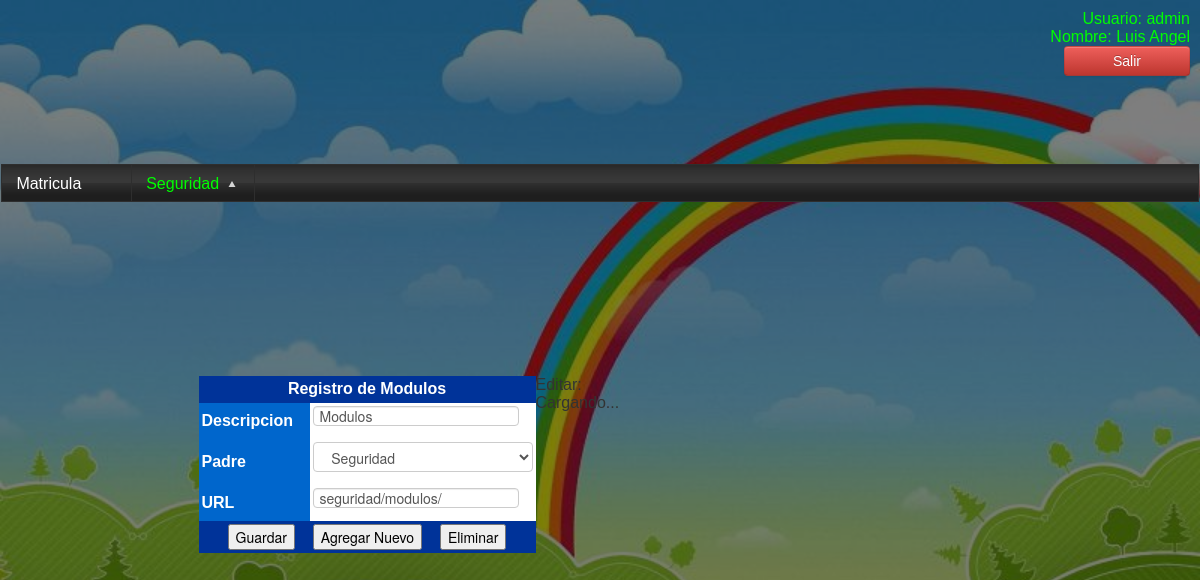
The app's page /modulos/seguridad/modulos/index.php?id=4 (signed in) with its own data.
### tables this page shows
CREATE TABLE `modulo` (
  `idmodulo` int(6) NOT NULL AUTO_INCREMENT,
  `descripcion` varchar(50) DEFAULT NULL,
  `idpadre` int(6) DEFAULT NULL,
  `url` varchar(50) DEFAULT NULL,
  PRIMARY KEY (`idmodulo`)
);

### modulos/seguridad/modulos/index.php (the view, shortened to what this page needs)
<?php
       require("../../../cabecera.php");
 if(isset($_GET['id']))
	    {
		  $sql="Select * from modulo Where idmodulo='".$_GET['id']."'";
		  $r=mysql_query($sql);
			if($f=mysql_fetch_array($r))
			  {
                                $descripcion=$f['descripcion'];
				$idpadre=$f['idpadre'];
				$url=$f['url'];
			  }
			 else{ mensajeJS("Modulo no encontrado","index.php");}
		}
		else
		{
				$idmodulo="";
                                $descripcion="";
				$idpadre="";
				$url="";
		}
?>
<table  border="0" align="center" cellpadding="0" cellspacing="0">
  <tr>
    <td  valign="top">
    <form id="formulario" name="formulario" method="post" action="grabar_actualizar.php">
      <table width="337" bgcolor="#f0f0f0" border="0" align="center" cellpadding="3" cellspacing="3">
        <tr>
          <td height="27" colspan="2" align="center" bgcolor="#003399"><strong>Registro de Modulos</strong></td>
        </tr>
        <tr>
            <td width="114" bgcolor="#0066CC"><strong>Descripcion</strong></td>
          <td bgcolor="#FFFFFF">
            <input name="descripcion" type="text" id="descripcion" size="30" value="<?php echo $descripcion;?>" maxlength="10" /></td>
        </tr>
        <tr>
          <td bgcolor="#0066CC"><strong>Padre</strong></td>
          <td bgcolor="#FFFFFF">
 <?php
	echo "<select name='idpadre' id='idpadre'> ";
	function crearArbol($tabla,$id_field,$show_data,$link_field ,$parent,$prefix,$condicional,$idmodulo){
		$sql='select * from '.$tabla.' where '.$link_field.'='.$parent." $condicional";
		$rs=mysql_query($sql);
		 if($rs)
                     {
		       while($arr=mysql_fetch_array($rs))
                            {
			      if($idmodulo==$arr[$id_field])
				{
                                    echo("<option value='".$arr[$id_field]."' selected='selected'>".$prefix.$arr[$show_data]."  </option>");
				}
			      else
				{
				    echo("<option value='".$arr[$id_field]."'>".$prefix.$arr[$show_data]." </option> ");
				}
			      crearArbol($tabla,$id_field,$show_data,$link_field,$arr[$id_field],$prefix.$prefix,$condicional,$idmodulo);
			    }
		      }
			}
       echo crearArbol('modulo','idmodulo','descripcion','idpadre',0,'&nbsp;&nbsp;',' order by descripcion',$idpadre);
       echo "</select>";
?>
          </td>
        </tr>
        <tr>
          <td bgcolor="#0066CC"><strong>URL</strong></td>
          <td bgcolor="#FFFFFF"><input name="url" type="text" id="url" size="30" value="<?php echo $url;?>" maxlength="100" />
          </td>
        </tr>
        <tr>
          <td colspan="2" align="center" bgcolor="#003399">
            <input type="button" name="enviar" id="enviar" value="Guardar" />&nbsp;&nbsp;&nbsp;
            <?php
				if(isset($_GET['id']))
				  {
					  echo "<input type='button' name='nuevo' id='nuevo' value='Agregar Nuevo'>&nbsp;&nbsp;&nbsp;&nbsp;";
					  echo "<input type='button' name='eliminar' id='eliminar' value='Eliminar'>";
				  }
	        ?>
            </td>
        </tr>
      </table>
    </form>
    </td>
    <td width="466" valign="top">
     Editar:
     <div id="grid">
     </div>
    </td>
  </tr>
</table>
<?php
require("../../../pie.php");
 mysql_close(); ?>

### cabecera.php (shortened to what this page needs)
<link href="<?php echo $_SESSION['urlbase']; ?>librerias/kendo/styles/kendo.common.min.css" rel="stylesheet" />
<link href="<?php echo $_SESSION['urlbase']; ?>librerias/kendo/styles/kendo.black.min.css" rel="stylesheet" />
<link href="<?php echo $_SESSION['urlbase']; ?>css/bootstrap.min.css" rel="stylesheet" media="screen">
<link href="<?php echo $_SESSION['urlbase']; ?>css/bootstrap.css" rel="stylesheet" media="screen">
<link href="<?php echo $_SESSION['urlbase']; ?>libreria/bootstrap.min.js" rel="stylesheet" media="screen">
<link href="<?php echo $_SESSION['urlbase']; ?>librerias/bootstrap.js" rel="stylesheet" media="screen">
<table  class="modulos" width="1300" height="100%" border="0" align="center">
  <tr >
    <td height="40" class="usuario" >
        <span class="asas" >Usuario: <?php echo $_SESSION['usuario']; ?></span>
        <br>
        <span class="asas">Nombre: <?php echo $_SESSION['nombre'] ?></span>
        <br>
        <span class="asas"><a href='http://localhost/Jardin/cerrar_sesion.php' class='btn btn-danger'>Salir</a></span>
        </td>
  </tr>
  <tr>
    <td height="25" colspan="2">
     <?php
				$DOMINIOADMIN=$_SESSION['urlbase']."modulos/";
			    echo "<ul id='menu'> ";
			    cargarmenu("0",$DOMINIOADMIN);
			   function cargarmenu($id,$urladmin)
			   {
				   $sql="select idmodulo, descripcion,url,idpadre from modulo where idpadre='$id' order by descripcion";
					 $r=mysql_query($sql);
					while($f=mysql_fetch_array($r))
					   {  $descripcion=$f['descripcion'];  $idmodulo=$f['idmodulo'];  $idpadre=$f['idpadre'];
						  $url=$f['url'];
							     	$sql2="select * from perfil_modulo where idmodulo='$idmodulo' and idperfil='".$_SESSION['idperfil']."'";
									$r2=mysql_query($sql2);
									if(mysql_num_rows($r2)>0)
									  {
												$sql2="select * from modulo where idpadre='$idmodulo' ";
												$r2=mysql_query($sql2);
												if(mysql_num_rows($r2)>0)
												  {
													   echo "<li>$descripcion <ul>";
													   echo "</ul></li>";
												  }
												  else
												  {
													   echo "<li><a href='".$urladmin."$url'>".$f['descripcion']."</a></li>";
												  }
									  }
					  }
			   }
			echo "</ul>";
?>
    </td>
  </tr>
  <tr>
    <td colspan="2">

### estilos.php (style rules this page uses)
a:link { text-decoration: none; width: 100px; float: left; }

### modulos/seguridad/modulos/index.php (style rules this page uses)
#formulario table tr td strong { color: #FFF; }
body,td,th { font-family: Arial, Helvetica, sans-serif; }

### records on screen
modulo: descripcion "Matricula"
modulo: descripcion "Seguridad"
modulo: descripcion "Modulos", url "seguridad/modulos/"

### other values on screen
$_SESSION['usuario'] "admin"
$_SESSION['nombre'] "Luis Angel"
form field idpadre "Seguridad"
